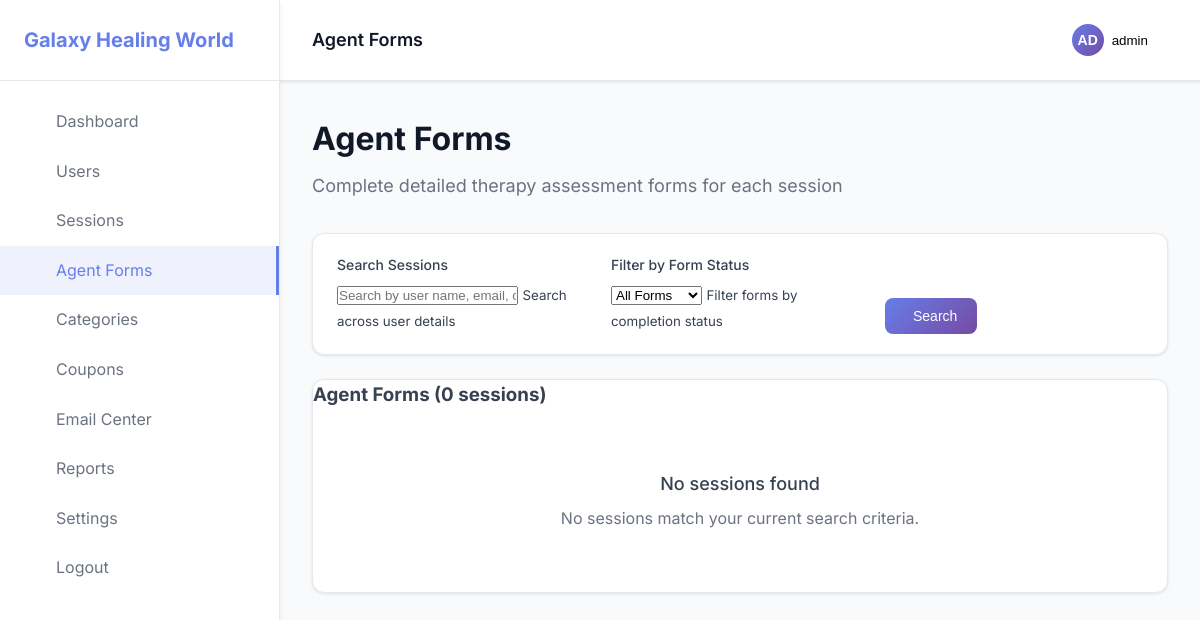
Page /admin/agent-forms.php (signed in) on the earlier database version.
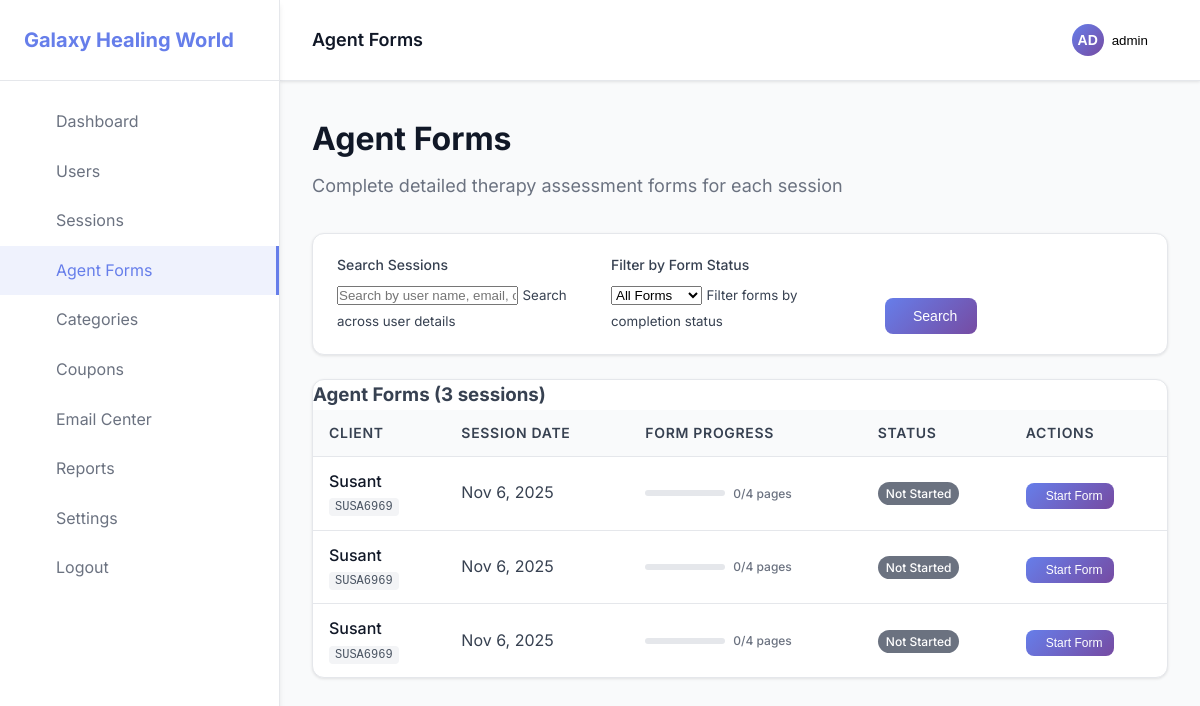
Same page on the later database version.
### tables this page shows
CREATE TABLE sessions (
                id INTEGER PRIMARY KEY AUTOINCREMENT,
                user_id INTEGER NOT NULL,
                appointment_date DATETIME,
                contact_method VARCHAR(50),
                purpose_of_contact TEXT,
                exact_query TEXT,
                management_plan TEXT,
                query_status VARCHAR(20) DEFAULT 'open',
                refer_to VARCHAR(10) DEFAULT 'no',
                consultant_name VARCHAR(255),
                purpose_of_referral TEXT,
                next_appointment_date DATETIME,
                final_result TEXT,
                service_satisfaction INTEGER,
                result_date DATE,
                result_method VARCHAR(50),
                cancelled TINYINT DEFAULT 0,
                created_at DATETIME DEFAULT CURRENT_TIMESTAMP,
                updated_at DATETIME DEFAULT CURRENT_TIMESTAMP,
                FOREIGN KEY (user_id) REFERENCES users(id)
            );

### admin/agent-forms.php (the view, shortened to what the changed rows need)
<?php
$db = Database::getInstance();
$pdo = $db->getConnection();
$page = max(1, intval($_GET['page'] ?? 1));
$per_page = 20;
$offset = ($page - 1) * $per_page;
$where_conditions = ['s.cancelled = 0'];
$params = [];
$where_clause = 'WHERE ' . implode(' AND ', $where_conditions);
$count_query = "
    SELECT COUNT(*) as total
    FROM sessions s
    JOIN users u ON s.user_id = u.id
    $where_clause
";
$stmt = $pdo->prepare($count_query);
$stmt->execute($params);
$total_sessions = $stmt->fetch()['total'];
$query = "
    SELECT s.*, u.name as user_name, u.email as user_email, u.client_id, u.mobile,
           (SELECT COUNT(*) FROM agent_forms af WHERE af.session_id = s.id) as form_pages_count,
           (SELECT COUNT(*) FROM agent_forms af WHERE af.session_id = s.id AND af.completed = 1) as completed_pages_count
    FROM sessions s
    JOIN users u ON s.user_id = u.id
    $where_clause
    ORDER BY s.created_at DESC
    LIMIT $per_page OFFSET $offset
";
$stmt = $pdo->prepare($query);
$stmt->execute($params);
$sessions = $stmt->fetchAll();
?>
<!DOCTYPE html>
<html lang="en">
<head>
    <link rel="stylesheet" href="../assets/css/admin.css">
    <link rel="stylesheet" href="https://cdn.jsdelivr.net/npm/feather-icons@4.28.0/feather.min.css">
</head>
<body>
    <div class="admin-layout">
        <div class="admin-content">
            <main class="main-content">
                <div class="page-header">
                    <h1>Agent Forms</h1>
                </div>
                <div class="table-container">
                    <div class="table-header">
                        <h3>Agent Forms (<?php echo number_format($total_sessions); ?> sessions)</h3>
                    </div>
                    <?php if (empty($sessions)): ?>
                        <div class="empty-state" role="status" aria-live="polite">
                            <h3>No sessions found</h3>
                            <p>No sessions match your current search criteria.</p>
                        </div>
                    <?php else: ?>
                        <div class="table-responsive">
                            <table class="table" role="table" aria-label="Agent forms list">
                                <thead>
                                    <tr>
                                        <th scope="col">Client</th>
                                        <th scope="col">Session Date</th>
                                        <th scope="col">Form Progress</th>
                                        <th scope="col">Status</th>
                                        <th scope="col" aria-label="Actions">Actions</th>
                                    </tr>
                                </thead>
                                <tbody>
                                    <?php foreach ($sessions as $session): ?>
                                        <?php
                                        $status = 'Not Started';
                                        $statusClass = 'status-not-started';
                                        ?>
                                        <tr>
                                            <td>
                                                <div class="client-info">
                                                    <div class="client-name"><?php echo htmlspecialchars($session['user_name']); ?></div>
                                                    <div class="client-id">
                                                        <code><?php echo htmlspecialchars($session['client_id']); ?></code>
                                                    </div>
                                                </div>
                                            </td>
                                            <td>
                                                <time datetime="<?php echo $session['created_at']; ?>">
                                                    <?php echo date('M j, Y', strtotime($session['created_at'])); ?>
                                                </time>
                                            </td>
                                            <td>
                                                <div class="progress-info">
                                                    <div class="progress-bar">
                                                    </div>
                                                    <span class="progress-text"><?php echo $session['completed_pages_count']; ?>/4 pages</span>
                                                </div>
                                            </td>
                                            <td>
                                                <span class="status-badge <?php echo $statusClass; ?>"
                                                      aria-label="Form status: <?php echo $status; ?>">
                                                    <?php echo $status; ?>
                                                </span>
                                            </td>
                                            <td>
                                                <div class="action-buttons">
                                                    <button type="button" class="btn btn-small btn-primary"
                                                            onclick="openAgentForm(<?php echo $session['id']; ?>, <?php echo $session['user_id']; ?>)"
                                                            aria-label="Open agent form for <?php echo htmlspecialchars($session['user_name']); ?>">
                                                        <?php echo $session['form_pages_count'] > 0 ? 'Continue' : 'Start'; ?> Form
                                                    </button>
                                                </div>
                                            </td>
                                        </tr>
                                    <?php endforeach; ?>
                                </tbody>
                            </table>
                        </div>
                    <?php endif; ?>
                </div>
            </main>
        </div>
    </div>
</body>
</html>

Differences in the rows shown:
added sessions: user_name "Susant", client_id "SUSA6969", created_at "Nov 6, 2025", completed_pages_count "0", status "Not Started"
added sessions: user_name "Susant", client_id "SUSA6969", created_at "Nov 6, 2025", completed_pages_count "0", status "Not Started"
added sessions: user_name "Susant", client_id "SUSA6969", created_at "Nov 6, 2025", completed_pages_count "0", status "Not Started"
Other differences:
$total_sessions: "0" → "3"
text no longer shown: "No sessions found No sessions match your current search criteria."
text now shown: "CLIENT SESSION DATE FORM PROGRESS STATUS ACTIONS"
